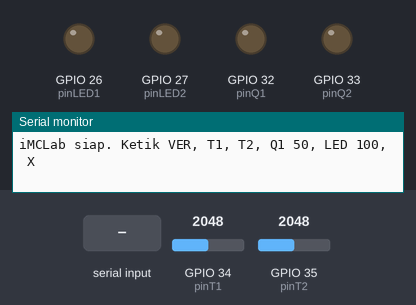
A sketch run on a simulated ESP32. On the bench: output pins drawn as LEDs (lit = HIGH), the last lines printed to the serial monitor. The test bench sets the inputs (shaded band); at power-on: GPIO 34 (pinT1) = 2048, GPIO 35 (pinT2) = 2048 (analog values on the 0–4095 scale).

Above: at 1.2 s.
1.3 s: "Q1 90\n" received over Serial
2.8 s: "Q2 90\n" received over Serial
4.3 s: "LED 90\n" received over Serial
At 4.7 s:
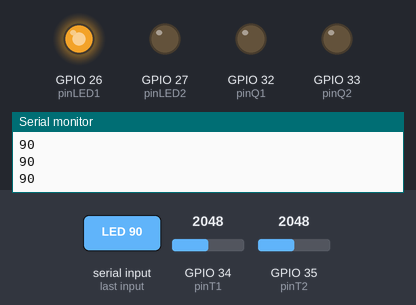
5.8 s: "Q1 90\n" received over Serial
7.3 s: "Q2 90\n" received over Serial
Timing chart, 0 to 9.8 s (numbered marks = the images above; inputs shaded):
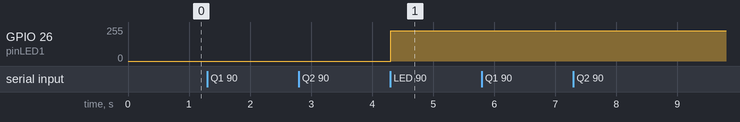

Measured:
- after the input at 4.3 s, GPIO 26 (pinLED1): 0/255 → 228/255 at once

The sketch:

1_imclab_basic.ino
```cpp
/*
  Modul 1 - iMCLab Basic
  Baca suhu T1/T2, kontrol heater Q1/Q2 dan LED lewat Serial Monitor.
  Protokol serial ala TCLab, jadi script Python (Modul 2) bisa memakai sketch ini.

  Perintah (kirim dari Serial Monitor, 115200 baud, "Newline"):
    T1 | T2        -> baca suhu (C)
    Q1 50 | Q2 50   -> set heater 0-100 persen
    LED 100         -> set LED 0-100 persen
    VER             -> versi firmware
    X               -> matikan semua heater

  PENTING: cek pin di bawah dengan manual/skematik kit iMCLab kamu.
*/

const int pinT1   = 34;   // sensor suhu 1 (ADC)
const int pinT2   = 35;   // sensor suhu 2 (ADC)
const int pinQ1   = 32;   // heater 1 (PWM)
const int pinQ2   = 33;   // heater 2 (PWM)
const int pinLED1 = 26;   // LED indikator
const int pinLED2 = 27;

const float TEMP_MAX = 80.0;   // batas aman, heater mati otomatis di atas ini

const int PWM_FREQ = 5000;
const int PWM_RES  = 8;        // 0-255
const int CH_Q1 = 0, CH_Q2 = 1, CH_LED1 = 2;

float readTemp(int pin) {
  long sum = 0;
  for (int i = 0; i < 20; i++) sum += analogRead(pin);
  float raw  = sum / 20.0;
  float volt = raw / 4095.0 * 3.3;
  return volt * 100.0;         // asumsi sensor LM35: 10 mV per C. Sesuaikan jika sensor berbeda.
}

void setPct(int ch, int pct) {
  pct = constrain(pct, 0, 100);
  ledcWrite(ch, pct * 255 / 100);
}

void allOff() {
  setPct(CH_Q1, 0);
  setPct(CH_Q2, 0);
}

void setup() {
  Serial.begin(115200);
  analogReadResolution(12);

  ledcSetup(CH_Q1, PWM_FREQ, PWM_RES);   ledcAttachPin(pinQ1, CH_Q1);
  ledcSetup(CH_Q2, PWM_FREQ, PWM_RES);   ledcAttachPin(pinQ2, CH_Q2);
  ledcSetup(CH_LED1, PWM_FREQ, PWM_RES); ledcAttachPin(pinLED1, CH_LED1);
  pinMode(pinLED2, OUTPUT);

  allOff();
  Serial.println("iMCLab siap. Ketik VER, T1, T2, Q1 50, LED 100, X");
}

void loop() {
  // pengaman suhu
  float t1 = readTemp(pinT1), t2 = readTemp(pinT2);
  if (t1 > TEMP_MAX || t2 > TEMP_MAX) {
    allOff();
  }

  if (Serial.available()) {
    String line = Serial.readStringUntil('\n');
    line.trim();
    line.toUpperCase();

    if (line == "VER") {
      Serial.println("iMCLab Basic 1.0");
    } else if (line == "T1") {
      Serial.println(t1, 2);
    } else if (line == "T2") {
      Serial.println(t2, 2);
    } else if (line == "X") {
      allOff();
      Serial.println("Stop");
    } else if (line.startsWith("Q1 ")) {
      int v = line.substring(3).toInt();
      setPct(CH_Q1, v);
      Serial.println(constrain(v, 0, 100));
    } else if (line.startsWith("Q2 ")) {
      int v = line.substring(3).toInt();
      setPct(CH_Q2, v);
      Serial.println(constrain(v, 0, 100));
    } else if (line.startsWith("LED ")) {
      int v = line.substring(4).toInt();
      setPct(CH_LED1, v);
      Serial.println(constrain(v, 0, 100));
    } else if (line.length() > 0) {
      Serial.println("Perintah tidak dikenal");
    }
  }
}
```
